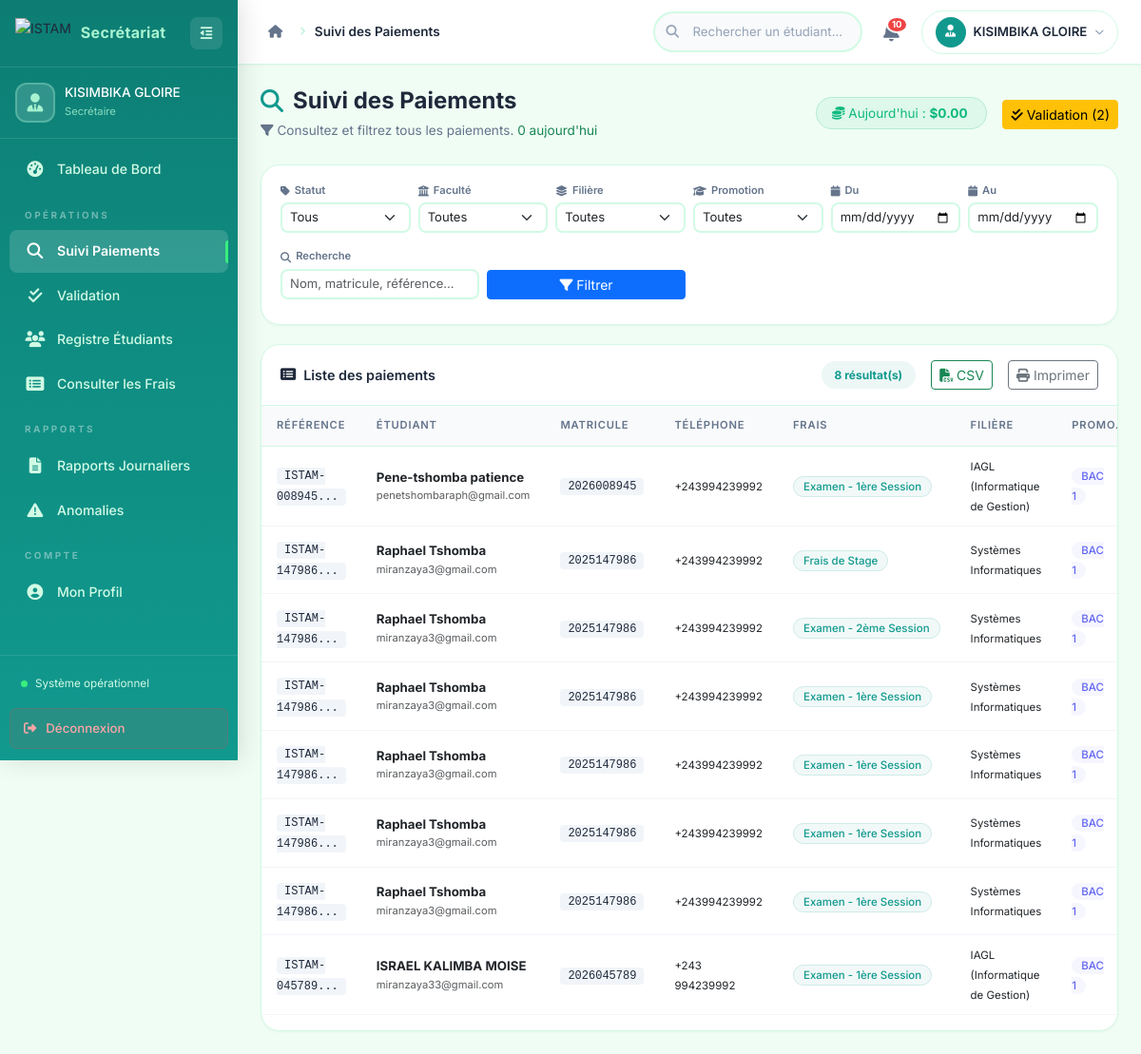
/secretaire/suivi_paiements.php (signed in), run on the app's committed database.
### tables this page shows
CREATE TABLE IF NOT EXISTS `paiements` (
  `id_paiement` int(11) NOT NULL AUTO_INCREMENT,
  `id_etudiant` int(11) NOT NULL,
  `id_frais` int(11) NOT NULL,
  `montant_paye` decimal(10,2) NOT NULL,
  `date_paiement` timestamp NULL DEFAULT CURRENT_TIMESTAMP,
  `statut` enum('en_attente','succes','echec') DEFAULT 'en_attente',
  `reference_transaction` varchar(100) NOT NULL,
  PRIMARY KEY (`id_paiement`),
  UNIQUE KEY `reference_transaction` (`reference_transaction`),
  KEY `id_etudiant` (`id_etudiant`),
  KEY `id_frais` (`id_frais`),
  KEY `idx_pay_stat` (`statut`)
);

CREATE TABLE IF NOT EXISTS `utilisateurs` (
  `id_utilisateur` int(11) NOT NULL AUTO_INCREMENT,
  `nom` varchar(100) NOT NULL,
  `email` varchar(150) NOT NULL,
  `mot_de_passe` varchar(255) NOT NULL,
  `role` enum('admin','secretaire','etudiant') NOT NULL,
  `statut_compte` varchar(20) DEFAULT 'actif',
  `created_at` timestamp NULL DEFAULT CURRENT_TIMESTAMP,
  PRIMARY KEY (`id_utilisateur`),
  UNIQUE KEY `email` (`email`)
);

CREATE TABLE IF NOT EXISTS `etudiants` (
  `id_etudiant` int(11) NOT NULL AUTO_INCREMENT,
  `id_utilisateur` int(11) NOT NULL,
  `matricule` varchar(20) NOT NULL,
  `telephone` varchar(20) DEFAULT NULL,
  `id_filiere` int(11) NOT NULL,
  `id_promotion` int(11) NOT NULL,
  PRIMARY KEY (`id_etudiant`),
  UNIQUE KEY `matricule` (`matricule`),
  KEY `id_utilisateur` (`id_utilisateur`),
  KEY `id_filiere` (`id_filiere`),
  KEY `idx_etud_mat` (`matricule`),
  KEY `fk_etudiant_promotion` (`id_promotion`)
);

CREATE TABLE IF NOT EXISTS `frais` (
  `id_frais` int(11) NOT NULL AUTO_INCREMENT,
  `type_frais` varchar(100) NOT NULL,
  `montant` decimal(10,2) NOT NULL,
  `devise` varchar(10) DEFAULT 'USD',
  `taux_change` decimal(10,4) DEFAULT '2300.0000',
  `montant_fc` decimal(12,2) DEFAULT NULL,
  `annee_academique` varchar(20) NOT NULL,
  `date_limite` date DEFAULT NULL,
  `id_filiere` int(11) DEFAULT NULL,
  `id_promotion` int(11) DEFAULT NULL,
  PRIMARY KEY (`id_frais`),
  KEY `id_filiere` (`id_filiere`),
  KEY `fk_frais_promotion` (`id_promotion`)
);

CREATE TABLE IF NOT EXISTS `filieres` (
  `id_filiere` int(11) NOT NULL AUTO_INCREMENT,
  `nom_filiere` varchar(100) NOT NULL,
  `id_faculte` int(11) NOT NULL,
  PRIMARY KEY (`id_filiere`),
  KEY `id_faculte` (`id_faculte`)
);

CREATE TABLE IF NOT EXISTS `promotions` (
  `id_promotion` int(11) NOT NULL AUTO_INCREMENT,
  `nom_promotion` varchar(50) NOT NULL,
  PRIMARY KEY (`id_promotion`),
  UNIQUE KEY `nom_promotion` (`nom_promotion`)
);

### secretaire/suivi_paiements.php (the view, shortened to what this page needs)
<?php
$db = Database::getInstance();
$filtre_date_debut = $_GET['date_debut'] ?? '';
$filtre_date_fin = $_GET['date_fin'] ?? '';
$filtre_recherche = trim($_GET['recherche'] ?? '');
$page = isset($_GET['page']) ? max(1, (int)$_GET['page']) : 1;
$par_page = 20;
$offset = ($page - 1) * $par_page;
$where = "WHERE 1=1";
$params = [];
$sql_count = "SELECT COUNT(*) as total FROM paiements p
              JOIN etudiants e ON p.id_etudiant = e.id_etudiant
              JOIN utilisateurs u ON e.id_utilisateur = u.id_utilisateur
              JOIN filieres fi ON e.id_filiere = fi.id_filiere
              JOIN facultes fa ON fi.id_faculte = fa.id_faculte
              JOIN promotions pr ON e.id_promotion = pr.id_promotion
              JOIN frais f ON p.id_frais = f.id_frais
              {$where}";
$stmt = $db->prepare($sql_count);
$stmt->execute($params);
$total_paiements = $stmt->fetch()['total'] ?? 0;
$sql = "SELECT p.*, u.nom as nom_etudiant, u.email, e.matricule, e.telephone,
               fi.nom_filiere, fa.nom_faculte, pr.nom_promotion,
               f.type_frais, f.montant as montant_attendu,
               tmm.operateur, tmm.statut_api
        FROM paiements p
        JOIN etudiants e ON p.id_etudiant = e.id_etudiant
        JOIN utilisateurs u ON e.id_utilisateur = u.id_utilisateur
        JOIN filieres fi ON e.id_filiere = fi.id_filiere
        JOIN facultes fa ON fi.id_faculte = fa.id_faculte
        JOIN promotions pr ON e.id_promotion = pr.id_promotion
        JOIN frais f ON p.id_frais = f.id_frais
        LEFT JOIN transaction_mobile_money tmm ON p.id_paiement = tmm.id_paiement
        {$where}
        ORDER BY p.date_paiement DESC
        LIMIT {$par_page} OFFSET {$offset}";
$stmt = $db->prepare($sql);
$stmt->execute($params);
$paiements = $stmt->fetchAll();
$stmt = $db->query("SELECT COUNT(*) as total FROM paiements WHERE DATE(date_paiement) = CURDATE()");
$paiements_aujourdhui = $stmt->fetch()['total'] ?? 0;
$stmt = $db->query("SELECT COALESCE(SUM(montant_paye), 0) as total FROM paiements WHERE statut = 'succes' AND DATE(date_paiement) = CURDATE()");
$montant_aujourdhui = $stmt->fetch()['total'] ?? 0;
$stmt = $db->query("SELECT COUNT(*) as total FROM paiements WHERE statut = 'en_attente'");
$en_attente = $stmt->fetch()['total'] ?? 0;
?>
<!DOCTYPE html>
<html lang="fr">
<head>
    <link href="https://cdn.jsdelivr.net/npm/bootstrap@5.3.0/dist/css/bootstrap.min.css" rel="stylesheet">
    <link href="https://cdnjs.cloudflare.com/ajax/libs/font-awesome/6.4.0/css/all.min.css" rel="stylesheet">
    <link rel="stylesheet" href="../assets/css/secretaire/dashboard_secretaire.css">
    <link rel="stylesheet" href="../assets/css/secretaire/suivi_paiements.css">
</head>
<body>
    <div class="secretaire-layout">
        <?php include 'includes/sidebar_secretaire.php'; ?>
        <div class="main-content">
            <?php
            include 'includes/navbar_secretaire.php';
            ?>
            <main class="dashboard-content">
                <div class="page-header">
                    <div class="row align-items-center">
                        <div class="col-lg-6">
                            <h1 class="page-title">
                                <i class="fas fa-search"></i> Suivi des Paiements
                            </h1>
                            <p class="page-subtitle">
                                <i class="fas fa-filter"></i>
                                Consultez et filtrez tous les paiements.
                                <span class="text-success"><?= $paiements_aujourdhui ?> aujourd'hui</span>
                            </p>
                        </div>
                        <div class="col-lg-6 text-lg-end mt-3 mt-lg-0">
                            <span class="badge-stat me-3">
                                <i class="fas fa-coins"></i>
                                Aujourd'hui : <strong>$<?= number_format($montant_aujourdhui, 2) ?></strong>
                            </span>
                            <a href="validation_paiements.php" class="btn btn-warning btn-sm">
                                <i class="fas fa-check-double"></i> Validation (<?= $en_attente ?>)
                            </a>
                        </div>
                    </div>
                </div>
                <div class="filtres-card">
                    <form method="GET" action="" class="filtres-form">
                        <div class="row g-2 align-items-end">
                            <div class="col-lg-2 col-md-3 col-sm-6 mb-2">
                                <label class="filtre-label"><i class="fas fa-tag"></i> Statut</label>
                                <select name="statut" class="form-select form-select-sm">
                                    <option value="">Tous</option>
                                </select>
                            </div>
                            <div class="col-lg-2 col-md-3 col-sm-6 mb-2">
                                <label class="filtre-label"><i class="fas fa-university"></i> Faculté</label>
                                <select name="faculte" class="form-select form-select-sm" onchange="this.form.submit()">
                                    <option value="">Toutes</option>
                                </select>
                            </div>
                            <div class="col-lg-2 col-md-3 col-sm-6 mb-2">
                                <label class="filtre-label"><i class="fas fa-layer-group"></i> Filière</label>
                                <select name="filiere" class="form-select form-select-sm">
                                    <option value="">Toutes</option>
                                </select>
                            </div>
                            <div class="col-lg-2 col-md-3 col-sm-6 mb-2">
                                <label class="filtre-label"><i class="fas fa-graduation-cap"></i> Promotion</label>
                                <select name="promotion" class="form-select form-select-sm">
                                    <option value="">Toutes</option>
                                </select>
                            </div>
                            <div class="col-lg-2 col-md-3 col-sm-6 mb-2">
                                <label class="filtre-label"><i class="fas fa-calendar"></i> Du</label>
                                <input type="date" name="date_debut" class="form-control form-control-sm" value="<?= $filtre_date_debut ?>">
                            </div>
                            <div class="col-lg-2 col-md-3 col-sm-6 mb-2">
                                <label class="filtre-label"><i class="fas fa-calendar"></i> Au</label>
                                <input type="date" name="date_fin" class="form-control form-control-sm" value="<?= $filtre_date_fin ?>">
                            </div>
                            <div class="col-lg-3 col-md-4 col-sm-8 mb-2">
                                <label class="filtre-label"><i class="fas fa-search"></i> Recherche</label>
                                <input type="text" name="recherche" class="form-control form-control-sm"
                                       placeholder="Nom, matricule, référence..." value="<?= htmlspecialchars($filtre_recherche) ?>">
                            </div>
                            <div class="col-lg-3 col-md-4 col-sm-4 mb-2">
                                <button type="submit" class="btn btn-primary btn-sm w-100">
                                    <i class="fas fa-filter"></i> Filtrer
                                </button>
                            </div>
                        </div>
                    </form>
                </div>
                <div class="table-card">
                    <div class="table-card-header">
                        <h3><i class="fas fa-list-alt"></i> Liste des paiements</h3>
                        <div class="d-flex align-items-center gap-3">
                            <span class="badge-count"><?= number_format($total_paiements) ?> résultat(s)</span>
                            <button class="btn btn-outline-success btn-sm" onclick="exportToCSV()">
                                <i class="fas fa-file-csv"></i> CSV
                            </button>
                            <button class="btn btn-outline-secondary btn-sm" onclick="window.print()">
                                <i class="fas fa-print"></i> Imprimer
                            </button>
                        </div>
                    </div>
                    <div class="table-responsive">
                        <table class="table secretaire-table" id="tablePaiements">
                            <thead>
                                <tr>
                                    <th>Référence</th>
                                    <th>Étudiant</th>
                                    <th>Matricule</th>
                                    <th>Téléphone</th>
                                    <th>Frais</th>
                                    <th>Filière</th>
                                    <th>Promo.</th>
                                </tr>
                            </thead>
                            <tbody>
                                <?php if (empty($paiements)): ?>
                                    <tr>
                                        <td colspan="10">
                                            <div class="empty-state py-5">
                                                <i class="fas fa-search fa-3x"></i>
                                                <h4 class="mt-3">Aucun paiement trouvé</h4>
                                                <p class="text-muted">Essayez de modifier les filtres.</p>
                                            </div>
                                        </td>
                                    </tr>
                                <?php else: ?>
                                    <?php foreach ($paiements as $paiement): ?>
                                        <tr class="paiement-row <?= $paiement['statut'] === 'echec' ? 'row-echec' : '' ?>">
                                            <td>
                                                <code class="ref-code" title="<?= htmlspecialchars($paiement['reference_transaction']) ?>">
                                                    <?= htmlspecialchars(substr($paiement['reference_transaction'], 0, 12)) ?>...
                                                </code>
                                            </td>
                                            <td>
                                                <div class="etudiant-info-sm">
                                                    <strong><?= htmlspecialchars($paiement['nom_etudiant']) ?></strong>
                                                    <small class="d-block text-muted"><?= htmlspecialchars($paiement['email']) ?></small>
                                                </div>
                                            </td>
                                            <td><code class="matricule-code"><?= htmlspecialchars($paiement['matricule']) ?></code></td>
                                            <td><small><?= htmlspecialchars($paiement['telephone'] ?? 'N/A') ?></small></td>
                                            <td>
                                                <span class="frais-badge"><?= htmlspecialchars($paiement['type_frais']) ?></span>
                                            </td>
                                            <td><small><?= htmlspecialchars($paiement['nom_filiere']) ?></small></td>
                                            <td><span class="promo-badge-sm"><?= htmlspecialchars($paiement['nom_promotion']) ?></span></td>
                                        </tr>
                                    <?php endforeach; ?>
                                <?php endif; ?>
                            </tbody>
                        </table>
                    </div>
                </div>
            </main>
        </div>
    </div>
</body>
</html>

### data on the page
paiements: reference_transaction "ISTAM-008945", utilisateurs.nom "Pene-tshomba patience", utilisateurs.email "penetshombaraph@gmail.com", id_etudiant.matricule "2026008945", id_etudiant.telephone "+243994239992", id_frais.type_frais "Examen - 1ère Session", filieres.nom_filiere "IAGL (Informatique de Gestion)", promotions.nom_promotion "BAC 1"
paiements: reference_transaction "ISTAM-147986", utilisateurs.nom "Raphael Tshomba", utilisateurs.email "miranzaya3@gmail.com", id_etudiant.matricule "2025147986", id_etudiant.telephone "+243994239992", id_frais.type_frais "Frais de Stage", filieres.nom_filiere "Systèmes Informatiques", promotions.nom_promotion "BAC 1"
paiements: reference_transaction "ISTAM-147986", utilisateurs.nom "Raphael Tshomba", utilisateurs.email "miranzaya3@gmail.com", id_etudiant.matricule "2025147986", id_etudiant.telephone "+243994239992", id_frais.type_frais "Examen - 2ème Session", filieres.nom_filiere "Systèmes Informatiques", promotions.nom_promotion "BAC 1"
paiements: reference_transaction "ISTAM-147986", utilisateurs.nom "Raphael Tshomba", utilisateurs.email "miranzaya3@gmail.com", id_etudiant.matricule "2025147986", id_etudiant.telephone "+243994239992", id_frais.type_frais "Examen - 1ère Session", filieres.nom_filiere "Systèmes Informatiques", promotions.nom_promotion "BAC 1"
paiements: reference_transaction "ISTAM-147986", utilisateurs.nom "Raphael Tshomba", utilisateurs.email "miranzaya3@gmail.com", id_etudiant.matricule "2025147986", id_etudiant.telephone "+243994239992", id_frais.type_frais "Examen - 1ère Session", filieres.nom_filiere "Systèmes Informatiques", promotions.nom_promotion "BAC 1"
paiements: reference_transaction "ISTAM-147986", utilisateurs.nom "Raphael Tshomba", utilisateurs.email "miranzaya3@gmail.com", id_etudiant.matricule "2025147986", id_etudiant.telephone "+243994239992", id_frais.type_frais "Examen - 1ère Session", filieres.nom_filiere "Systèmes Informatiques", promotions.nom_promotion "BAC 1"
paiements: reference_transaction "ISTAM-147986", utilisateurs.nom "Raphael Tshomba", utilisateurs.email "miranzaya3@gmail.com", id_etudiant.matricule "2025147986", id_etudiant.telephone "+243994239992", id_frais.type_frais "Examen - 1ère Session", filieres.nom_filiere "Systèmes Informatiques", promotions.nom_promotion "BAC 1"
paiements: reference_transaction "ISTAM-045789", utilisateurs.nom "ISRAEL KALIMBA MOISE", utilisateurs.email "miranzaya33@gmail.com", id_etudiant.matricule "2026045789", id_etudiant.telephone "+243 994239992", id_frais.type_frais "Examen - 1ère Session", filieres.nom_filiere "IAGL (Informatique de Gestion)", promotions.nom_promotion "BAC 1"

### other printed values
$secretaire_nom "KISIMBIKA GLOIRE"
$titre_page "Suivi des Paiements"
$navbar_notif_non_lues "10"
$secretaire_nom_nav "KISIMBIKA GLOIRE"
$paiements_aujourdhui "0"
$montant_aujourdhui "0.00"
$en_attente "2"
$total_paiements "8"
